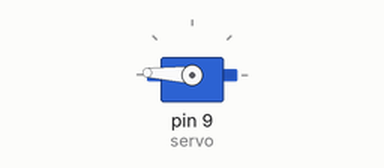
Simulated run of this sketch. Board: Arduino Uno, built with avr-gcc and run on an emulated ATmega328P. Shown: servo.

Above: at 0.05 s.
At 0.9 s:
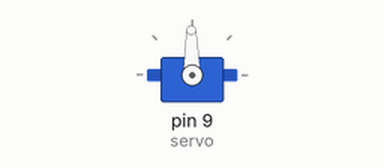
At 1.75 s:
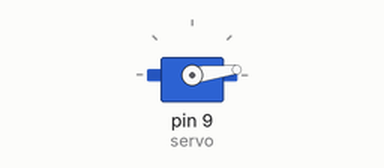
At 3.45 s:
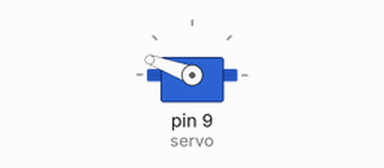
Timing chart, 0 to 6.3 s (numbered marks = the images above):
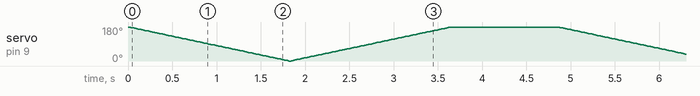

The sketch:

servo_motors1.ino
```cpp
#include <Servo.h>

Servo servo;

int position = 0;

void setup()
{
  servo.attach(9);
}

void loop()
{
  for(position = 180; position >= 0; position--){
  	servo.write(position);
    delay(10);
  }

  for(position = 0; position <= 180; position++){
    servo.write(position);
    delay(10);
  }
  delay(1200);
}
```
